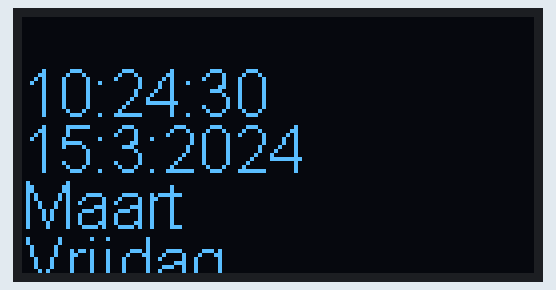
Recording of a sketch running on a simulated ESP8266 (NodeMCU). On the bench: 128×64 one-colour display. The local clock reads 2024-03-15 10:24:30 at power-on unless the sketch sets it.

Above: at 0.1 s.
At 4.1 s:
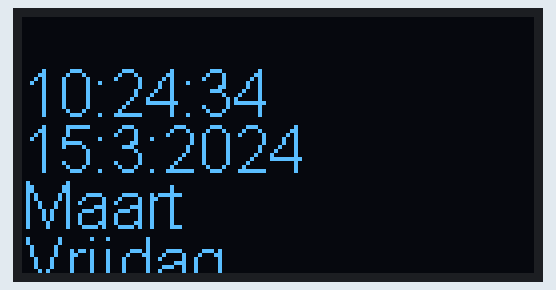
At 11.1 s:
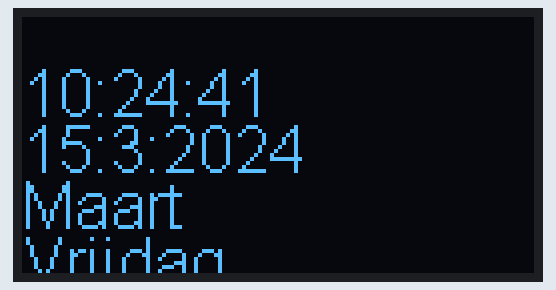
At 19.1 s:
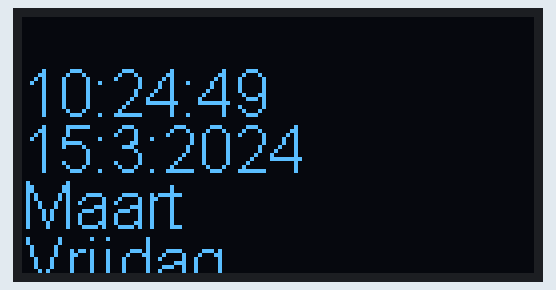
At 28.1 s:
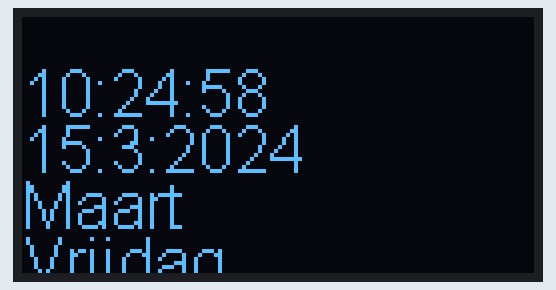
At 38.1 s:
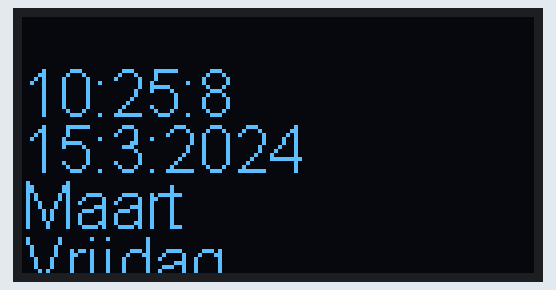

The sketch:

rtc_oled.ino
```cpp
/* ************************************
 Read the time from RTC and display on OLED
 with an ESP8266<br> sda=0, scl=2
* *************************************/

// Libraries
#include <Wire.h>
#include "SSD1306.h" // alias for `#include "SSD1306Wire.h"`
#include "RTClib.h" //  Lady Ada
//Object declarations
RTC_DS1307 rtc;            // RTC
SSD1306  display(0x3c, 0, 2);//0x3C being the usual address of the OLED

//Month and Day Arrays. Put in Language of your choice, omitt the 'day' part of the weekdays
char *maand[] =
{
  "Januari", "Februari", "Maart", "April", "Mei", "Juni", "Juli", "Augustus", "September", "Oktober", "November", "December"
};
char *dagen[] = {"Zon", "Maan", "Dins", "Woens", "Donder", "Vrij", "Zater" };


// date and time variables
byte m = 0;          // contains the minutes, refreshed each loop
byte h = 0;          // contains the hours, refreshed each loop
byte s = 0;         // contains the seconds, refreshed each loop
byte mo = 0;       // contains the month, refreshes each loop
int j = 0;           // contains the year, refreshed each loop
byte d = 0;         // contains the day (1-31)
byte dag = 0;     // contains day of week (0-6)

void setup() {
  Wire.pins(0, 2);// yes, see text
  Wire.begin(0,2);// 0=sda, 2=scl
  rtc.begin();

// reading of time here only necessary if you want to use it in setup
  DateTime now = rtc.now();
  dag = now.dayOfTheWeek();
  j = now.year();
  mo = now.month();
  d = now.day();
  h = now.hour();
  m = now.minute();
  s = now.second();
  DateTime compiled = DateTime(__DATE__, __TIME__);
  if (now.unixtime() < compiled.unixtime())
  {
    Serial.print(F("Current Unix time"));
    Serial.println(now.unixtime());
    Serial.print(F("Compiled Unix time"));
    Serial.println(compiled.unixtime());
    Serial.println("RTC is older than compile time! Updating");
    // following line sets the RTC to the date & time this sketch was compiled<br>   // uncomment to set the time
    // rtc.adjust(DateTime(F(__DATE__), F(__TIME__)));
  }

  // Initialise the display.
  display.init();
  display.flipScreenVertically();// flipping came in handy for me with regard
                                                                // to screen position
  display.setFont(ArialMT_Plain_10);

}


void loop() {
  display.clear();
  DateTime now = rtc.now();
  dag = now.dayOfTheWeek();
  j = now.year();
  mo = now.month();
  d = now.day();
  h = now.hour();
  m = now.minute();
  s = now.second();

  display.setTextAlignment(TEXT_ALIGN_LEFT);
  display.setFont(ArialMT_Plain_16);
  String t = String(h) + ":" + String(m) + ":" + String(s);
  String t2 = String(d) + ":"  + String(mo) + ":" + String(j);
  display.drawString(0, 10, t);//
  display.drawString(0, 24, t2);
  display.drawString(0, 38, maand[mo - 1]);
  String d = dagen[dag];
  d = d + "dag";//adding the word 'dag' (=day)  to the names of the days
  display.drawString(0, 52, d);
  // write the buffer to the display
  display.display();
  delay(10);
}
```

Measured:
- what the display in image 1 shows lasts 1.0 s, from 4.0 s to 5.0 s
